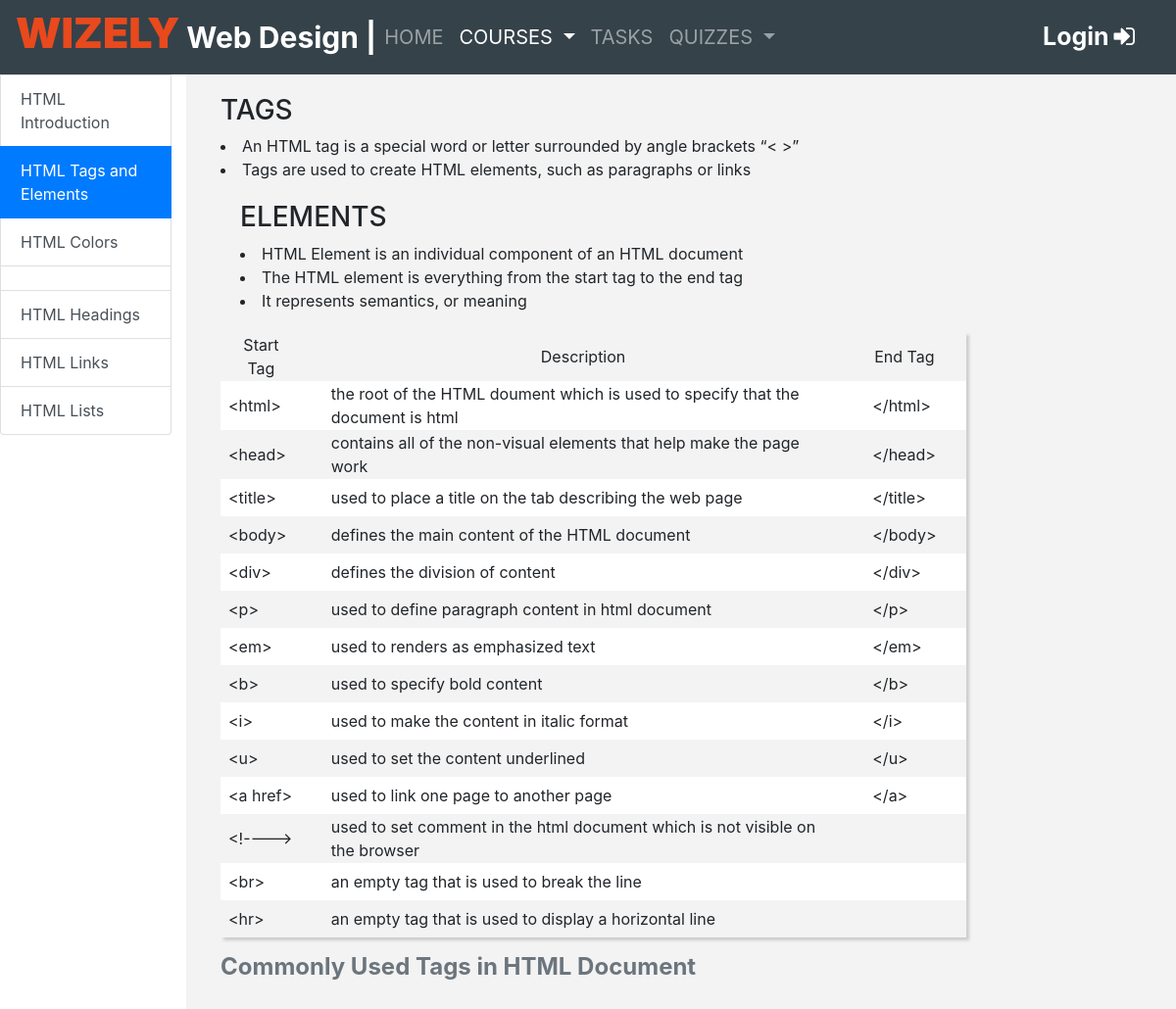
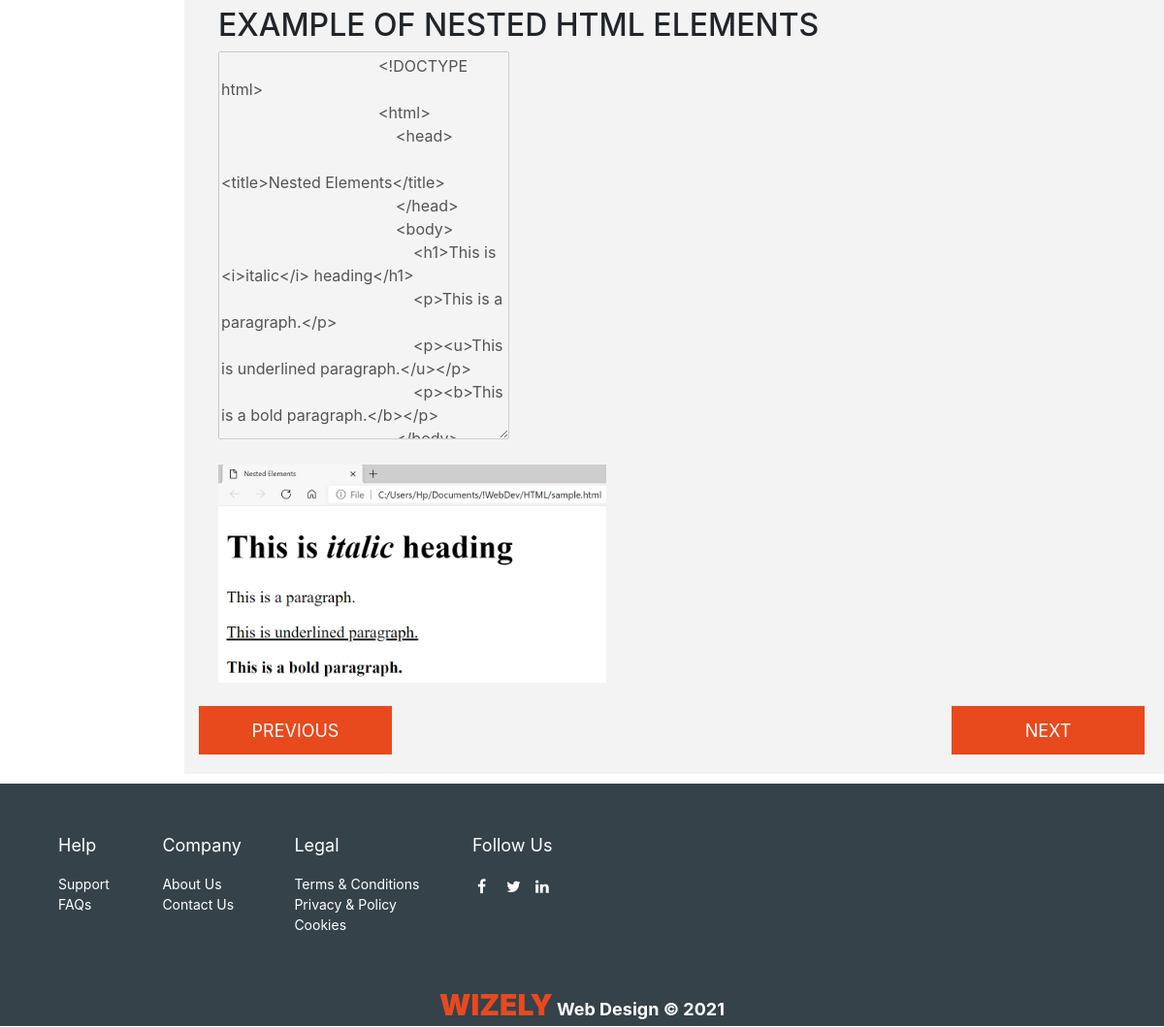
Screenshot of /tags-elements.php with the database file from the repository (2 pictures, top to bottom).
### tables this page shows
CREATE TABLE `lessons` (
  `lessonID` int(11) NOT NULL,
  `Category` varchar(20) NOT NULL,
  `lessonName` varchar(50) NOT NULL,
  `title1` varchar(50) NOT NULL,
  `title2` varchar(50) NOT NULL,
  `title3` varchar(50) NOT NULL,
  `title4` varchar(50) NOT NULL,
  `title5` varchar(50) NOT NULL,
  `description1` mediumtext NOT NULL,
  `description2` mediumtext NOT NULL,
  `description3` mediumtext NOT NULL,
  `description4` mediumtext NOT NULL,
  `description5` mediumtext NOT NULL,
  `info1` mediumtext NOT NULL,
  `info2` mediumtext NOT NULL,
  `info3` mediumtext NOT NULL,
  `info4` mediumtext NOT NULL,
  `info5` mediumtext NOT NULL,
  `example1` mediumtext NOT NULL,
  `example2` mediumtext NOT NULL,
  `example3` mediumtext NOT NULL,
  `example4` mediumtext NOT NULL,
  `example5` mediumtext NOT NULL
);

### tags-elements.php (the view, shortened to what this page needs)
<?php
include("config.php");
?>
<!DOCTYPE html>
<html lang="en">
<head>
    <link rel="stylesheet" href="CSS/tagselements.css">
    <link rel="stylesheet" type="text/css" href="bootstrap/bootstrap.css">
    <link rel="stylesheet" href="https://cdnjs.cloudflare.com/ajax/libs/font-awesome/4.7.0/css/font-awesome.min.css">
</head>
<body>
    <nav class="navbar navbar-expand-lg navbar-dark" style="background: #35424a;">
        <div class="collapse navbar-collapse" id="navbarNavDropdown">
            <h1 style="font-weight:bolder; font-size:30px; color:white">
                <span style="color:#e8491d; font-weight:bolder; font-size:43px">WIZELY</span>
                Web Design |
            </h1>
            <ul class="navbar-nav" style="font-size: 20px;">
                <li class="nav-item">
                    <a class="nav-link" href="index.php">HOME <span class="sr-only">(current)</span></a>
                </li>
                <li class="nav-item dropdown active">
                    <a class="nav-link dropdown-toggle" href="#" id="navbarDropdownMenuLink" data-toggle="dropdown" aria-haspopup="true" aria-expanded="false">
                        COURSES
                    </a>
                </li>
                <li class="nav-item">
                    <?php if (empty($user_check)) { ?>
                        <a class="nav-link" href="LoginPage.php">TASKS</a>
                    <?php } ?>
                </li>
                <li class="nav-item dropdown">
                    <a class="nav-link dropdown-toggle" href="#" id="navbarDropdownMenuLink" data-toggle="dropdown" aria-haspopup="true" aria-expanded="false">
                        QUIZZES
                    </a>
                </li>
            </ul>
        </div>
        <nav>
            <div class="btn-group">
                <?php if (empty($user_check)) { ?>
                    <a href="LoginPage.php" class="login">Login<i class="fa fa-sign-in" aria-hidden="true"></i></a>
                <?php } ?>
            </div>
        </nav>
    </nav>
    <div class="row">
        <div class="col-2">
            <div class="list-group" id="list-tab" role="tablist">
                <a class="list-group-item list-group-item-action" href="HTML1.php">HTML Introduction</a>
                <a class="list-group-item list-group-item-action active" href="tags-elements.php">HTML Tags and Elements</a>
                <a class="list-group-item list-group-item-action" href="colors.php">HTML Colors</a>
                <a class="list-group-item list-group-item-action" href="addedhtml.php"></a>
                <?php
                $sql = "SELECT * FROM lessons WHERE Category='HTML Lesson'";
                $stmt = $conn->query($sql);
                while ($row = $stmt->fetch(PDO::FETCH_ASSOC)) {
                ?>
                    <a class="list-group-item list-group-item-action" href="addedhtml.php">
                        <?php echo $row['lessonName'] ?>
                    </a>
                <?php } ?>
            </div>
        </div>
        <div class="col-10" style="background-color: #f3f3f3;">
            <div class="tab-content" id="nav-tabContent">
                <div class="tags-elements">
                    <h3>TAGS</h3>
                    <li>An HTML tag is a special word or letter surrounded by angle brackets <q>&lt; &gt;</q></li>
                    <li>Tags are used to create HTML elements, such as paragraphs or links</li>
                    <div class="tags-elements">
                        <h3>ELEMENTS</h3>
                        <li>HTML Element is an individual component of an HTML document</li>
                        <li>The HTML element is everything from the start tag to the end tag</li>
                        <li>It represents semantics, or meaning</li>
                    </div>
                    <div class="common-tags">
                        <table>
                            <caption>Commonly Used Tags in HTML Document</caption>
                            <tr id="head">
                                <td>Start Tag</td>
                                <td>Description</td>
                                <td>End Tag</td>
                            </tr>
                            <tr>
                                <td>&lt;html&gt;</td>
                                <td>the root of the HTML doument which is used to specify that the document is html</td>
                                <td>&lt;/html&gt;</td>
                            </tr>
                            <tr>
                                <td>&lt;head&gt;</td>
                                <td>contains all of the non-visual elements
                                    that help make the page work</td>
                                <td>&lt;/head&gt;</td>
                            </tr>
                            <tr>
                                <td>&lt;title&gt;</td>
                                <td>used to place a title on the tab describing the web page</td>
                                <td>&lt;/title&gt;</td>
                            </tr>
                            <tr>
                                <td>&lt;body&gt;</td>
                                <td>defines the main content of the HTML document</td>
                                <td>&lt;/body&gt;</td>
                            </tr>
                            <tr>
                                <td>&lt;div&gt;</td>
                                <td>defines the division of content</td>
                                <td>&lt;/div&gt;</td>
                            </tr>
                            <tr>
                                <td>&lt;p&gt;</td>
                                <td>used to define paragraph content in html document</td>
                                <td>&lt;/p&gt;</td>
                            </tr>
                            <tr>
                                <td>&lt;em&gt;</td>
                                <td>used to renders as emphasized text</td>
                                <td>&lt;/em&gt;</td>
                            </tr>
                            <tr>
                                <td>&lt;b&gt;</td>
                                <td>used to specify bold content</td>
                                <td>&lt;/b&gt;</td>
                            </tr>
                            <tr>
                                <td>&lt;i&gt;</td>
                                <td>used to make the content in italic format</td>
                                <td>&lt;/i&gt;</td>
                            </tr>
                            <tr>
                                <td>&lt;u&gt;</td>
                                <td>used to set the content underlined</td>
                                <td>&lt;/u&gt;</td>
                            </tr>
                            <tr>
                                <td>&lt;a href&gt;</td>
                                <td>used to link one page to another page</td>
                                <td>&lt;/a&gt;</td>
                            </tr>
                            <tr>
                                <td>&lt;!----&gt;</td>
                                <td>used to set comment in the html document which is not visible on the browser</td>
                                <td></td>
                            </tr>
                            <tr>
                                <td>&lt;br&gt;</td>
                                <td>an empty tag that is used to break the line</td>
                                <td></td>
                            </tr>
                            <tr>
                                <td>&lt;hr&gt;</td>
                                <td>an empty tag that is used to display a horizontal line</td>
                                <td></td>
                            </tr>
                        </table>
                    </div>
                    <div class="elements-examples">
                        <h2>EXAMPLE OF NESTED HTML ELEMENTS</h2>
                        <textarea disabled>
                                    <!DOCTYPE html>
                                    <html>
                                        <head>
                                            <title>Nested Elements</title>
                                        </head>
                                        <body>
                                            <h1>This is <i>italic</i> heading</h1>
                                            <p>This is a paragraph.</p>
                                            <p><u>This is underlined paragraph.</u></p>
                                            <p><b>This is a bold paragraph.</b></p>
                                        </body>
                                        </html>
                                </textarea>
                        <img src="assets/sample.png" alt="sample.png" title="EXAMPLE OF NESTED HTML ELEMENTS">
                    </div>
                </div>
                <br>
                <button id="previous"><a href="HTML1.php">PREVIOUS</a></button>
                <button id="next"><a href="colors.php">NEXT</a></button>
                <br>
            </div>
        </div>
    </div>
    <footer>
        <section>
            <p>Help</p>
            <ul>
                <li><a href="">Support</a></li>
                <li><a href="">FAQs</a></li>
            </ul>
        </section>
        <section>
            <p>Company</p>
            <ul>
                <li><a href="">About Us</a></li>
                <li><a href="">Contact Us</a></li>
            </ul>
        </section>
        <section>
            <p>Legal</p>
            <ul>
                <li><a href="">Terms & Conditions</a></li>
                <li><a href="">Privacy & Policy</a></li>
                <li><a href="">Cookies</a></li>
            </ul>
        </section>
        <section>
            <p>Follow Us</p>
            <a href="#" class="fa fa-facebook" title="Facebook"></a>
            <a href="#" class="fa fa-twitter" title="Twitter"></a>
            <a href="#" class="fa fa-linkedin" title="LinkedIn"></a>
        </section>
        <div>
            <p><span>WIZELY</span> Web Design &copy; 2021</p>
        </div>
    </footer>
</body>
</html>

### CSS/tagselements.css (style rules this page uses)
.btn-group { width: 300px; }
.login { color: #ffffff; margin-left: 180px; font-size: 25px; text-decoration: none; font-weight: bold; }
.tags-elements { padding-top: 20px; padding-left: 20px; }
.common-tags { margin-top: 20px; margin-bottom: 20px; }
caption { text-align: left; font-size: 24px; font-weight: bold; }
table { background-color: #ffffff; width: 78%; box-shadow: 3px 3px 3px#cccccc; }
td { padding-right: 30px; padding-left: 8px; height: 38px; }
#head { text-align: center; }
tr:nth-child(2n+1) { background-color: #f3f3f3; }
textarea { height: 400px; width: 300px; resize: none; }
.elements-examples img { width: 400px; display: block; padding-top: 20px; }
#next { width: 20%; height: 50px; background-color: #e8491d; border: none; margin-bottom: 20px; margin-right: 20px; float: right; }
#previous { width: 20%; height: 50px; background-color: #e8491d; border: none; }
button a { text-decoration: none; color: #ffffff; font-size: 18px; }
footer { padding: 20px; margin-top: 10px; height: 250px; background-color: #35424a; }
footer section { text-align: justify; display: inline-block; margin-left: 30px; margin-top: 20px; padding: 10px; color: #ffffff; }
footer section ul { list-style: none; margin-top: 10px; padding: 0; }
footer section p { font-size: 18px; }
footer section a { float: left; text-decoration: none; color: #ffffff; font-size: 14px; }
footer div { margin-top: 40px; display: block; text-align: center; color: white; }
footer div p { color: #ffffff; font-weight: bolder; font-size: 18px; }
footer div p span { color: #e8491d; font-weight: bolder; font-size: 30px; }
.fa { padding: auto; font-size: 15px; width: 20px; height: 20px; text-decoration: none; margin: 5px 5px; color: white; }

### rows the page displays
lessons: lessonName "HTML Headings"
lessons: lessonName "HTML Links"
lessons: lessonName "HTML Lists"
